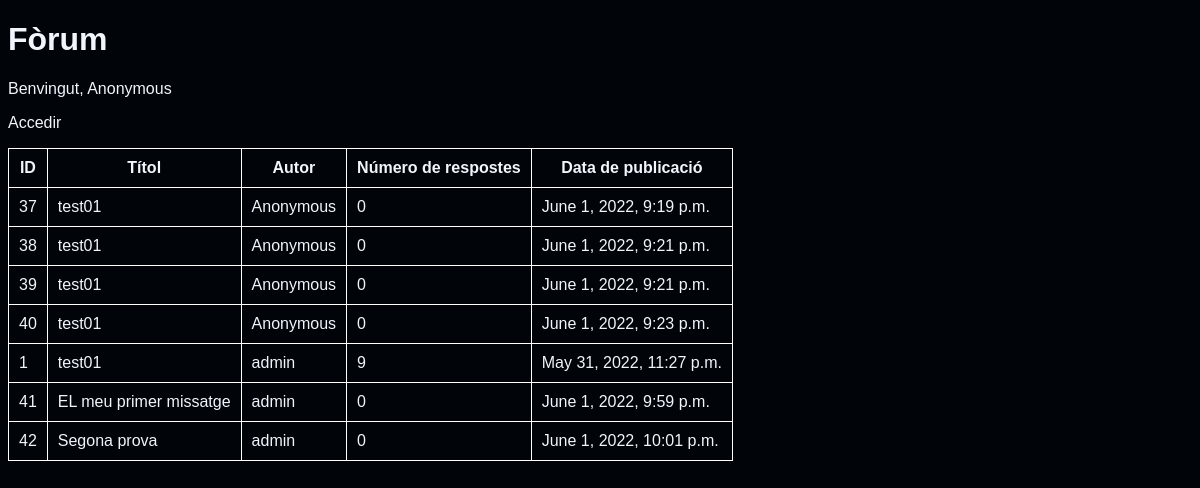
/, run on an earlier commit of the app's database.
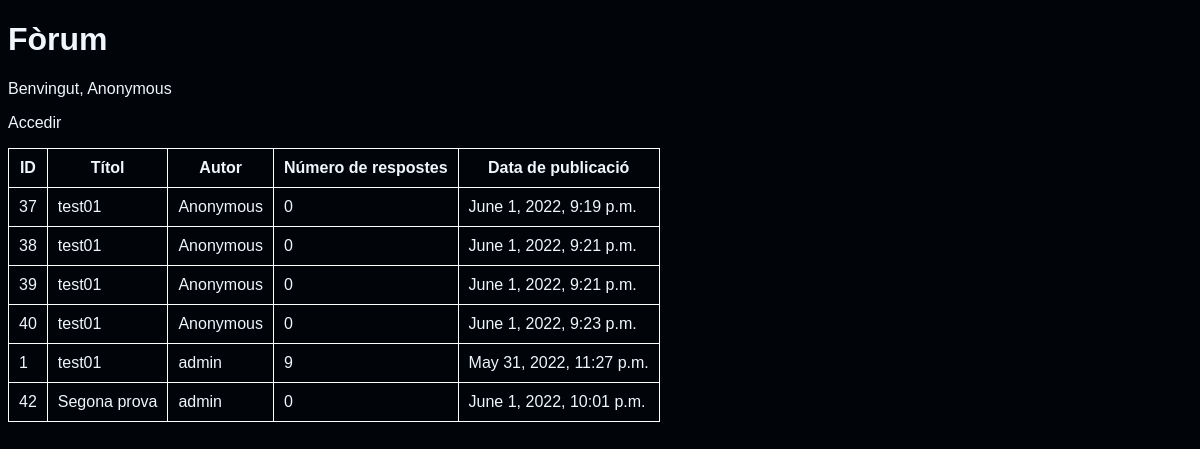
And on a later commit of the database.
### forum_messages/models.py (models this page shows, shortened)
class Publication(models.Model):
    content = models.CharField(max_length=255)
    user = models.ForeignKey(User, on_delete=models.SET_NULL, null=True)
    published_at = models.DateTimeField()
    class Meta:
        abstract = True

class Message(Publication):
    title = models.CharField(max_length=50)
    pass

### forum_messages/views.py (the view)
# urls.py: path('', MessageView.as_view()),
class MessageView(View):
    def get(self, request):
        context = {
            'username': 'Anonymous' if request.user.is_anonymous else request.user.username,
            'messages': list(Message.objects.annotate(replies_count=Count('reply'))),
        }
        return render(request, 'messages.html', context=context)

### forum_messages/templates/messages.html (shortened to what this page needs)
<!DOCTYPE html>
<html lang="ca">
<head>
</head>
<body>
    <h1>Fòrum</h1>
    <p>Benvingut, {{ username }}</p>
    {% if request.user.is_anonymous %}
        <p><a href="{% url 'login' %}">Accedir</a></p>
    {% else %}
        <p><a href="{% url 'logout' %}">Desconnectar</a></p>
        <p><a href="{% url 'message.create' %}">Missatge nou</a></p>
    {% endif %}
    <table>
        <tr>
            <th>ID</th>
            <th>Títol</th>
            <th>Autor</th>
            <th>Número de respostes</th>
            <th>Data de publicació</th>
        </tr>
        {% for message in messages %}
            <tr>
                <td>{{ message.id }}</td>
                <td><a href="{% url 'replies' message_id=message.id %}">{{ message.title }}</a></td>
                <td>{% if message.user %} {{ message.user }} {% else %} {{ 'Anonymous' }} {% endif %}</td>
                <td>{{ message.replies_count }}</td>
                <td>{{ message.published_at }}</td>
            </tr>
        {% endfor %}
    </table>
</body>
</html>

What changed in the data, as far as the page shows it:
removed Message: id "41", title "EL meu primer missatge", user "admin", replies_count "0", published_at "June 1, 2022, 9:59 p.m."
